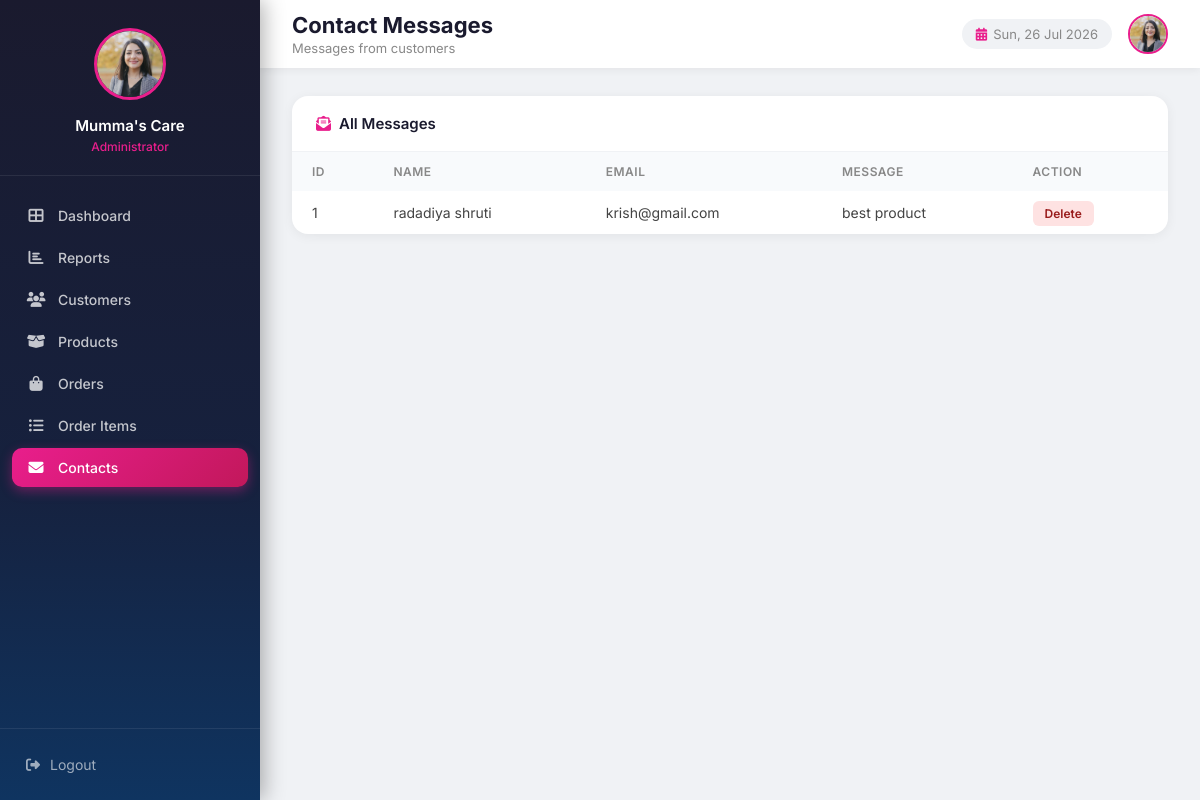
Page /admin/contacts.php (signed in) on the committed database.
### tables this page shows
CREATE TABLE `contact_form` (
  `id` int(11) NOT NULL,
  `name` varchar(255) NOT NULL,
  `email` varchar(255) NOT NULL,
  `message` text NOT NULL,
  `created_at` timestamp NOT NULL DEFAULT current_timestamp()
);

### admin/contacts.php (the view, shortened to what this page needs)
<?php
$conn = new mysqli("localhost", "root", "", "mumma's_care");
$contact_result = $conn->query("SELECT id, name, email, message FROM contact_form");
$admin_name = "Mumma's Care";
$admin_profile_image = "OIP (1).jpg";
?>
<!DOCTYPE html>
<html lang="en">
<head>
    <link href="https://cdnjs.cloudflare.com/ajax/libs/font-awesome/6.5.0/css/all.min.css" rel="stylesheet">
</head>
<body>
<div class="sidebar">
    <div class="sidebar-header">
        <img src="<?= htmlspecialchars($admin_profile_image) ?>" alt="Admin" class="sidebar-logo">
        <h3><?= htmlspecialchars($admin_name) ?></h3>
        <span>Administrator</span>
    </div>
    <nav>
        <a href="dashboard.php"><i class="fas fa-th-large"></i><span>Dashboard</span></a>
        <a href="report_generation.php"><i class="fas fa-chart-bar"></i><span>Reports</span></a>
        <a href="customer.php"><i class="fas fa-users"></i><span>Customers</span></a>
        <a href="product.php"><i class="fas fa-box-open"></i><span>Products</span></a>
        <a href="orders.php"><i class="fas fa-shopping-bag"></i><span>Orders</span></a>
        <a href="order_items.php"><i class="fas fa-list-ul"></i><span>Order Items</span></a>
        <a href="contacts.php" class="active"><i class="fas fa-envelope"></i><span>Contacts</span></a>
    </nav>
    <div class="sidebar-footer">
        <a href="logout.php"><i class="fas fa-sign-out-alt"></i><span>Logout</span></a>
    </div>
</div>
<div class="main-content">
    <div class="topbar">
        <div>
            <h1>Contact Messages</h1>
            <p>Messages from customers</p>
        </div>
        <div class="topbar-right">
            <span class="topbar-date"><i class="fas fa-calendar-alt" style="margin-right:6px;color:#e91e8c;"></i><?= date('D, d M Y') ?></span>
            <img src="<?= htmlspecialchars($admin_profile_image) ?>" alt="Admin" class="topbar-avatar">
        </div>
    </div>
    <div class="page-body">
        <div class="panel">
            <div class="panel-header">
                <h3><i class="fas fa-envelope-open-text" style="color:#e91e8c;margin-right:8px;"></i>All Messages</h3>
            </div>
            <table class="data-table">
                <thead>
                    <tr>
                        <th>ID</th>
                        <th>Name</th>
                        <th>Email</th>
                        <th>Message</th>
                        <th>Action</th>
                    </tr>
                </thead>
                <tbody>
                    <?php if ($contact_result && $contact_result->num_rows > 0): ?>
                        <?php while ($row = $contact_result->fetch_assoc()): ?>
                        <tr>
                            <td><?= htmlspecialchars($row['id']) ?></td>
                            <td><?= htmlspecialchars($row['name']) ?></td>
                            <td><?= htmlspecialchars($row['email']) ?></td>
                            <td><div class="msg-text"><?= htmlspecialchars($row['message']) ?></div></td>
                            <td>
                                <a href="contacts.php?delete=<?= $row['id'] ?>" onclick="return confirm('Delete this message?')" class="btn-delete">Delete</a>
                            </td>
                        </tr>
                        <?php endwhile; ?>
                    <?php else: ?>
                        <tr><td colspan="5" style="text-align:center;padding:30px;color:#aaa;">No contact messages found.</td></tr>
                    <?php endif; ?>
                </tbody>
            </table>
        </div>
    </div>
</div>
</body>
</html>

### admin/contacts.php (style rules this page uses)
* { margin:0; padding:0; box-sizing:border-box; }
body { font-family:'Inter',sans-serif; background:#f0f2f5; display:flex; min-height:100vh; color:#333; }
.sidebar { width:260px; background:linear-gradient(180deg,#1a1a2e 0%,#16213e 60%,#0f3460 100%); color:#fff; display:flex; flex-direction:column; position:fixed; top:0; left:0; height:100vh; z-index:100; box-shadow:4px 0 20px rgba(0,0,0,0.3); }
.sidebar-header { padding:28px 20px 20px; border-bottom:1px solid rgba(255,255,255,0.08); text-align:center; }
.sidebar-logo { width:72px; height:72px; border-radius:50%; object-fit:cover; border:3px solid #e91e8c; margin-bottom:12px; }
.sidebar-header h3 { font-size:15px; font-weight:600; color:#fff; }
.sidebar-header span { font-size:12px; color:#e91e8c; font-weight:500; }
.sidebar nav { flex:1; padding:20px 12px; overflow-y:auto; }
.sidebar nav a { display:flex; align-items:center; gap:12px; padding:11px 14px; color:rgba(255,255,255,0.75); text-decoration:none; border-radius:10px; margin-bottom:3px; font-size:14px; font-weight:500; transition:all 0.2s; }
.sidebar nav a i { width:20px; text-align:center; font-size:15px; }
.sidebar nav a.active { background:linear-gradient(135deg,#e91e8c,#c2185b); color:#fff; box-shadow:0 4px 12px rgba(233,30,140,0.4); }
.sidebar-footer { padding:16px 12px; border-top:1px solid rgba(255,255,255,0.08); }
.sidebar-footer a { display:flex; align-items:center; gap:10px; padding:11px 14px; color:rgba(255,255,255,0.6); text-decoration:none; border-radius:10px; font-size:14px; transition:all 0.2s; }
.main-content { margin-left:260px; flex:1; display:flex; flex-direction:column; }
.topbar { background:#fff; padding:0 32px; height:68px; display:flex; align-items:center; justify-content:space-between; box-shadow:0 2px 8px rgba(0,0,0,0.06); position:sticky; top:0; z-index:90; }
.topbar h1 { font-size:22px; font-weight:700; color:#1a1a2e; }
.topbar p { font-size:13px; color:#888; margin-top:2px; }
.topbar-right { display:flex; align-items:center; gap:16px; }
.topbar-date { font-size:13px; color:#888; background:#f0f2f5; padding:7px 14px; border-radius:20px; }
.topbar-avatar { width:40px; height:40px; border-radius:50%; object-fit:cover; border:2px solid #e91e8c; }
.page-body { padding:28px 32px; }
.panel { background:#fff; border-radius:16px; box-shadow:0 2px 12px rgba(0,0,0,0.06); overflow:hidden; }
.panel-header { padding:18px 24px; border-bottom:1px solid #f0f2f5; }
.panel-header h3 { font-size:15px; font-weight:600; color:#1a1a2e; }
.data-table { width:100%; border-collapse:collapse; }
.data-table th { background:#f8fafc; padding:12px 20px; font-size:12px; font-weight:600; color:#888; text-transform:uppercase; letter-spacing:0.5px; text-align:left; }
.data-table td { padding:13px 20px; font-size:14px; border-bottom:1px solid #f0f2f5; color:#444; vertical-align:top; }
.data-table tr:last-child td { border-bottom:none; }
.msg-text { max-width:360px; white-space:pre-wrap; word-break:break-word; }
.btn-delete { background:#fee2e2; color:#991b1b; padding:5px 12px; border-radius:6px; text-decoration:none; font-size:12px; font-weight:600; }

### rows in the picture
contact_form: id "1", name "radadiya shruti", email "krish@gmail.com", message "best product"

### other values in the picture
$admin_name "Mumma's Care"
